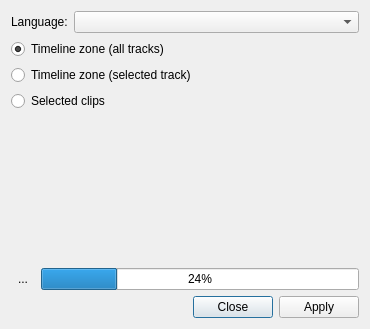
<?xml version="1.0" encoding="UTF-8"?>
<ui version="4.0">
 <class>SpeechDialog_UI</class>
 <widget class="QDialog" name="SpeechDialog_UI">
  <property name="geometry">
   <rect>
    <x>0</x>
    <y>0</y>
    <width>370</width>
    <height>329</height>
   </rect>
  </property>
  <property name="windowTitle">
   <string>Dialog</string>
  </property>
  <layout class="QGridLayout" name="gridLayout">
   <item row="0" column="0">
    <widget class="QLabel" name="label">
     <property name="text">
      <string>Language:</string>
     </property>
    </widget>
   </item>
   <item row="0" column="1">
    <widget class="QComboBox" name="language_box">
     <property name="sizePolicy">
      <sizepolicy hsizetype="MinimumExpanding" vsizetype="Fixed">
       <horstretch>0</horstretch>
       <verstretch>0</verstretch>
      </sizepolicy>
     </property>
    </widget>
   </item>
   <item row="1" column="0" colspan="2">
    <widget class="QRadioButton" name="timeline_zone">
     <property name="text">
      <string>Timeline zone (all tracks)</string>
     </property>
     <property name="checked">
      <bool>true</bool>
     </property>
    </widget>
   </item>
   <item row="2" column="0" colspan="2">
    <widget class="QRadioButton" name="timeline_track">
     <property name="text">
      <string>Timeline zone (selected track)</string>
     </property>
    </widget>
   </item>
   <item row="3" column="0" colspan="2">
    <widget class="QRadioButton" name="timeline_clips">
     <property name="text">
      <string>Selected clips</string>
     </property>
    </widget>
   </item>
   <item row="4" column="0">
    <spacer name="verticalSpacer">
     <property name="orientation">
      <enum>Qt::Vertical</enum>
     </property>
     <property name="sizeHint" stdset="0">
      <size>
       <width>20</width>
       <height>0</height>
      </size>
     </property>
    </spacer>
   </item>
   <item row="6" column="0" colspan="2">
    <widget class="QFrame" name="frame_progress">
     <property name="frameShape">
      <enum>QFrame::NoFrame</enum>
     </property>
     <property name="frameShadow">
      <enum>QFrame::Plain</enum>
     </property>
     <layout class="QHBoxLayout" name="horizontalLayout">
      <property name="leftMargin">
       <number>0</number>
      </property>
      <property name="topMargin">
       <number>0</number>
      </property>
      <property name="rightMargin">
       <number>0</number>
      </property>
      <property name="bottomMargin">
       <number>0</number>
      </property>
      <item>
       <widget class="QToolButton" name="button_abort">
        <property name="text">
         <string>...</string>
        </property>
        <property name="autoRaise">
         <bool>true</bool>
        </property>
       </widget>
      </item>
      <item>
       <widget class="QProgressBar" name="speech_progress">
        <property name="value">
         <number>24</number>
        </property>
       </widget>
      </item>
     </layout>
    </widget>
   </item>
   <item row="7" column="1">
    <widget class="QDialogButtonBox" name="buttonBox">
     <property name="orientation">
      <enum>Qt::Horizontal</enum>
     </property>
     <property name="standardButtons">
      <set>QDialogButtonBox::Apply|QDialogButtonBox::Close</set>
     </property>
    </widget>
   </item>
   <item row="5" column="0" colspan="2">
    <widget class="KMessageWidget" name="speech_info"/>
   </item>
  </layout>
 </widget>
 <customwidgets>
  <customwidget>
   <class>KMessageWidget</class>
   <extends>QFrame</extends>
   <header>kmessagewidget.h</header>
  </customwidget>
 </customwidgets>
 <resources/>
 <connections>
  <connection>
   <sender>buttonBox</sender>
   <signal>accepted()</signal>
   <receiver>SpeechDialog_UI</receiver>
   <slot>accept()</slot>
   <hints>
    <hint type="sourcelabel">
     <x>248</x>
     <y>254</y>
    </hint>
    <hint type="destinationlabel">
     <x>157</x>
     <y>274</y>
    </hint>
   </hints>
  </connection>
  <connection>
   <sender>buttonBox</sender>
   <signal>rejected()</signal>
   <receiver>SpeechDialog_UI</receiver>
   <slot>reject()</slot>
   <hints>
    <hint type="sourcelabel">
     <x>316</x>
     <y>260</y>
    </hint>
    <hint type="destinationlabel">
     <x>286</x>
     <y>274</y>
    </hint>
   </hints>
  </connection>
 </connections>
</ui>
